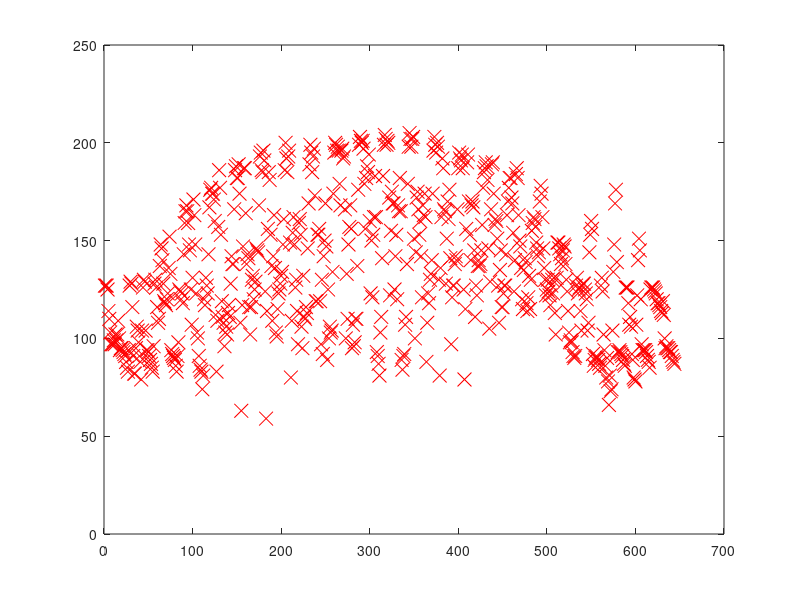

Here is the MATLAB script that generated this plot:

% Load data from .txt file to array
A = load('trainDataXY.txt');
X = load('testDataX.txt');
% Y = load('testDataXY.txt');
% Y = Y(2:645,:);
Ytrain = load('Ytrain50.txt');
for i = 1:45
    AA(1:644,i) = A(2:645,i);
    plot(A(2:645,i),'rx','Markersize',10)
  %  B = pinv(A(2:645,i)) * Ytrain'();
   % Ytest1 = B' * X;
end
size(pinv(AA))
size(X)
%size(B')
B = pinv(AA') * Ytrain'; % 644 x 45 | 45 x 5 = 644 x 5
Ytest1 = B' * X; % 5 x 644 | 644 x 5 = 5 x 5
%plot(Ytest1,'rx','Markersize',10)
